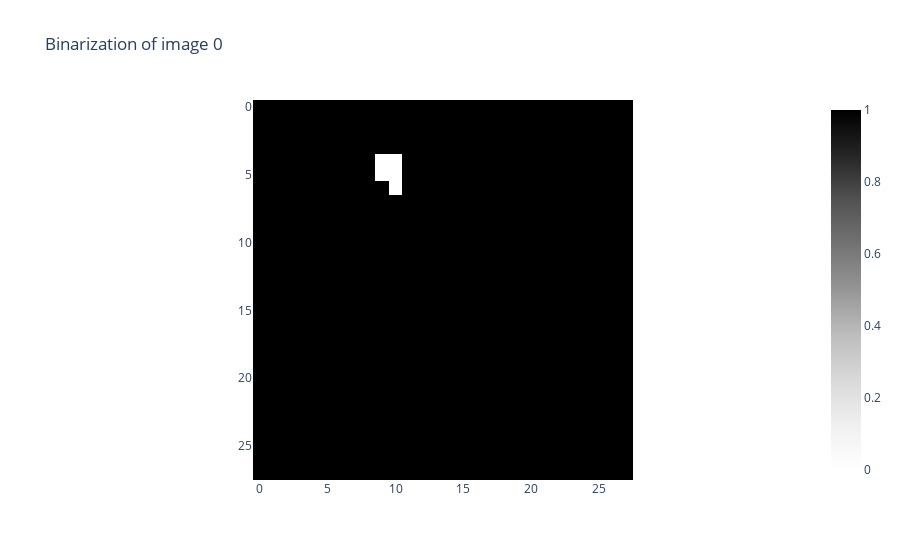

The notebook cell this image was saved under:
### Code cell
binarizer = Binarizer(threshold=0.3)
im8_binarized = binarizer.fit_transform(im8_filtration)



binarizer.plot(im8_binarized)

### Figure 1 — Plotly figure (JSON) as saved in the notebook; plotly's stock layout.template omitted (floating-point values rounded to 4 significant figures; data arrays with more than 128 entries replaced by an {"elided": "..."} marker saying what was removed)
{"data": [{"colorscale": [[0, "rgb(255,255,255)"], [0.125, "rgb(240,240,240)"], [0.25, "rgb(217,217,217)"], [0.375, "rgb(189,189,189)"], [0.5, "rgb(150,150,150)"], [0.625, "rgb(115,115,115)"], [0.75, "rgb(82,82,82)"], [0.875, "rgb(37,37,37)"], [1, "rgb(0,0,0)"]], "type": "heatmap", "z": {"elided": "28x28 int values"}}], "layout": {"plot_bgcolor": "white", "title": {"text": "Binarization of image 0"}, "xaxis": {"constrain": "domain", "scaleanchor": "y"}, "yaxis": {"autorange": "reversed", "constrain": "domain"}}}
